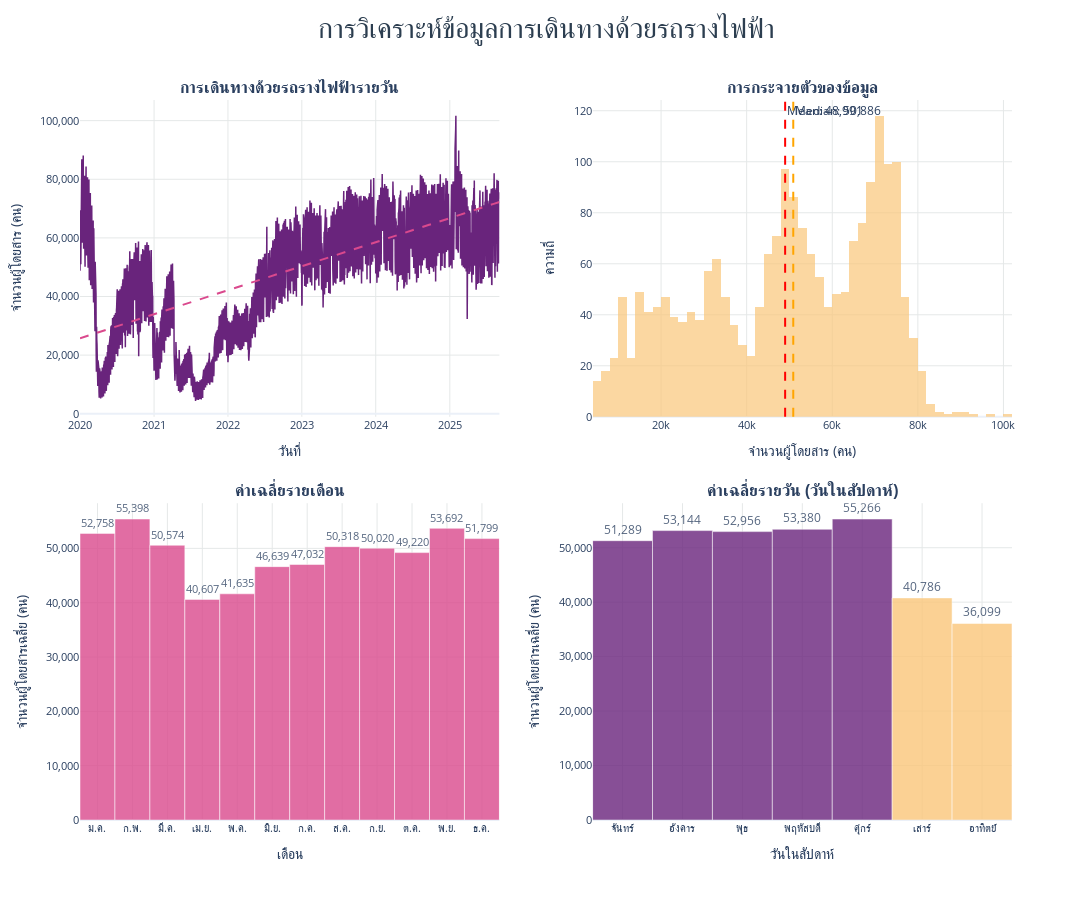

The code cell stored with this chart in its notebook:
### Code cell
# Time series visualization with Plotly Express
import plotly.express as px
import plotly.graph_objects as go
from plotly.subplots import make_subplots

# สร้าง time series data
ts_arl_data = pd.Series(df['รถไฟฟ้า ARL'].values, 
                   index=pd.date_range(start='2020-01-01', 
                                     periods=len(df), 
                                     freq='D'))

# แสดงข้อมูล 5 แถวแรก
print("First 5 rows:")
print(ts_arl_data.head())

# แสดงข้อมูลเชิงสถิติพื้นฐาน
print("\nBasic statistics:")
print(ts_arl_data.describe())

# เตรียมข้อมูลสำหรับ plotly
df_plot = pd.DataFrame({
    'วันที่': ts_arl_data.index,
    'ราง': ts_arl_data.values
})

# เพิ่มข้อมูลการวิเคราะห์
df_plot['เดือน'] = df_plot['วันที่'].dt.month
df_plot['วันในสัปดาห์'] = df_plot['วันที่'].dt.dayofweek
df_plot['ปี'] = df_plot['วันที่'].dt.year

# กำหนดสีธีม
colors = {
    'primary': '#69247C',
    'secondary': '#DA498D', 
    'accent': '#FAC67A',
    'background': '#2C3E50'
}

# สร้าง subplots
fig = make_subplots(
    rows=2, cols=2,
    subplot_titles=[
        '<b>การเดินทางด้วยรถรางไฟฟ้ารายวัน</b>',
        '<b>การกระจายตัวของข้อมูล</b>',
        '<b>ค่าเฉลี่ยรายเดือน</b>',
        '<b>ค่าเฉลี่ยรายวัน (วันในสัปดาห์)</b>'
    ],
    specs=[[{"secondary_y": False}, {"secondary_y": False}],
           [{"secondary_y": False}, {"secondary_y": False}]],
    vertical_spacing=0.12,
    horizontal_spacing=0.1
)

# 1. Time Series หลัก
fig.add_trace(
    go.Scatter(
        x=df_plot['วันที่'],
        y=df_plot['ราง'],
        mode='lines',
        name='จำนวนผู้โดยสาร',
        line=dict(color=colors['primary'], width=1.5),
        hovertemplate='<b>%{x}</b><br>จำนวนผู้โดยสาร: %{y:,.0f} คน<extra></extra>'
    ),
    row=1, col=1
)

# เพิ่ม trend line
z = np.polyfit(range(len(ts_arl_data)), ts_arl_data.values, 1)
trend_line = z[0] * np.arange(len(ts_arl_data)) + z[1]
fig.add_trace(
    go.Scatter(
        x=df_plot['วันที่'],
        y=trend_line,
        mode='lines',
        name=f'Trend: {z[0]:.2f}',
        line=dict(color=colors['secondary'], width=2, dash='dash'),
        hovertemplate='<b>Trend</b><br>%{y:,.0f} คน<extra></extra>'
    ),
    row=1, col=1
)

# 2. Histogram
fig.add_trace(
    go.Histogram(
        x=df_plot['ราง'],
        nbinsx=50,
        name='การกระจายตัว',
        marker_color=colors['accent'],
        opacity=0.7,
        hovertemplate='ช่วง: %{x:,.0f}<br>ความถี่: %{y}<extra></extra>'
    ),
    row=1, col=2
)

# เพิ่มเส้นค่าเฉลี่ยและค่ากลาง
mean_val = ts_arl_data.mean()
median_val = ts_arl_data.median()

fig.add_vline(
    x=mean_val, 
    line=dict(color='red', dash='dash', width=2),
    annotation_text=f'Mean: {mean_val:,.0f}',
    row=1, col=2
)

fig.add_vline(
    x=median_val,
    line=dict(color='orange', dash='dash', width=2), 
    annotation_text=f'Median: {median_val:,.0f}',
    row=1, col=2
)

# 3. Monthly pattern
monthly_data = df_plot.groupby('เดือน')['ราง'].mean()
month_names = ['ม.ค.', 'ก.พ.', 'มี.ค.', 'เม.ย.', 'พ.ค.', 'มิ.ย.',
               'ก.ค.', 'ส.ค.', 'ก.ย.', 'ต.ค.', 'พ.ย.', 'ธ.ค.']

fig.add_trace(
    go.Bar(
        x=month_names,
        y=monthly_data.values,
        name='ค่าเฉลี่ยรายเดือน',
        marker_color=colors['secondary'],
        opacity=0.8,
        text=[f'{v:,.0f}' for v in monthly_data.values],
        textposition='outside',
        hovertemplate='<b>%{x}</b><br>ค่าเฉลี่ย: %{y:,.0f} คน<extra></extra>'
    ),
    row=2, col=1
)

# 4. Weekly pattern
weekly_data = df_plot.groupby('วันในสัปดาห์')['ราง'].mean()
day_names = ['จันทร์', 'อังคาร', 'พุธ', 'พฤหัสบดี', 'ศุกร์', 'เสาร์', 'อาทิตย์']
bar_colors = [colors['primary'] if i < 5 else colors['accent'] for i in range(7)]

fig.add_trace(
    go.Bar(
        x=day_names,
        y=weekly_data.values,
        name='ค่าเฉลี่ยรายวัน',
        marker_color=bar_colors,
        opacity=0.8,
        text=[f'{v:,.0f}' for v in weekly_data.values],
        textposition='outside',
        hovertemplate='<b>%{x}</b><br>ค่าเฉลี่ย: %{y:,.0f} คน<extra></extra>'
    ),
    row=2, col=2
)

# ปรับแต่งกราฟ
fig.update_layout(
    title={
        'text': 'การวิเคราะห์ข้อมูลการเดินทางด้วยรถรางไฟฟ้า',
        'y': 0.98,
        'x': 0.5,
        'xanchor': 'center',
        'yanchor': 'top',
        'font': dict(size=28, color=colors['background'])
    },
    showlegend=False,
    height=900,
    width=1400,
    template='plotly_white',
    plot_bgcolor='white',
    paper_bgcolor='white'
)

# ปรับแต่ง axes
for row in range(1, 3):
    for col in range(1, 3):
        fig.update_xaxes(
            showgrid=True,
            gridwidth=1,
            gridcolor='#E5E8E8',
            tickfont=dict(size=11),
            row=row, col=col
        )
        fig.update_yaxes(
            showgrid=True,
            gridwidth=1,
            gridcolor='#E5E8E8',
            tickfont=dict(size=11),
            tickformat=',d',
            row=row, col=col
        )

# ปรับแต่งชื่อแกน
fig.update_xaxes(title_text='วันที่', title_font=dict(size=14), row=1, col=1)
fig.update_xaxes(title_text='จำนวนผู้โดยสาร (คน)', title_font=dict(size=14), row=1, col=2)
fig.update_xaxes(title_text='เดือน', title_font=dict(size=14), row=2, col=1)
fig.update_xaxes(title_text='วันในสัปดาห์', title_font=dict(size=14), row=2, col=2)

fig.update_yaxes(title_text='จำนวนผู้โดยสาร (คน)', title_font=dict(size=14), row=1, col=1)
fig.update_yaxes(title_text='ความถี่', title_font=dict(size=14), row=1, col=2)
fig.update_yaxes(title_text='จำนวนผู้โดยสารเฉลี่ย (คน)', title_font=dict(size=14), row=2, col=1)
fig.update_yaxes(title_text='จำนวนผู้โดยสารเฉลี่ย (คน)', title_font=dict(size=14), row=2, col=2)

# แสดงกราฟ
fig.show()

# แสดงข้อมูลสถิติเพิ่มเติม
print(f"\n📊 สถิติเพิ่มเติม:")
print(f"• ค่าสูงสุด: {ts_arl_data.max():,.0f} คน (วันที่ {ts_arl_data.idxmax().strftime('%Y-%m-%d')})")
print(f"• ค่าต่ำสุด: {ts_arl_data.min():,.0f} คน (วันที่ {ts_arl_data.idxmin().strftime('%Y-%m-%d')})")
print(f"• ค่าเฉลี่ย: {ts_arl_data.mean():,.0f} คน")
print(f"• ส่วนเบี่ยงเบนมาตรฐาน: {ts_arl_data.std():,.0f} คน")
print(f"• ค่ากลาง: {ts_arl_data.median():,.0f} คน")
print(f"• ช่วงข้อมูล: {ts_arl_data.max() - ts_arl_data.min():,.0f} คน")
print(f"• ค่าเฉลี่ยวันธรรมดา: {weekly_data[:5].mean():,.0f} คน")
print(f"• ค่าเฉลี่ยวันหยุดสุดสัปดาห์: {weekly_data[5:].mean():,.0f} คน")

### Figure 1 — Plotly figure (JSON) as saved in the notebook; plotly's stock layout.template omitted (floating-point values rounded to 4 significant figures; data arrays with more than 128 entries replaced by an {"elided": "..."} marker saying what was removed)
{"data": [{"hovertemplate": "<b>%{x}</b><br>จำนวนผู้โดยสาร: %{y:,.0f} คน<extra></extra>", "line": {"color": "#69247C", "width": 1.5}, "mode": "lines", "name": "จำนวนผู้โดยสาร", "type": "scatter", "x": {"elided": "2073 str values"}, "xaxis": "x", "y": {"elided": "2073 int values"}, "yaxis": "y"}, {"hovertemplate": "<b>Trend</b><br>%{y:,.0f} คน<extra></extra>", "line": {"color": "#DA498D", "dash": "dash", "width": 2}, "mode": "lines", "name": "Trend: 22.44", "type": "scatter", "x": {"elided": "2073 str values"}, "xaxis": "x", "y": {"elided": "2073 float values"}, "yaxis": "y"}, {"hovertemplate": "ช่วง: %{x:,.0f}<br>ความถี่: %{y}<extra></extra>", "marker": {"color": "#FAC67A"}, "name": "การกระจายตัว", "nbinsx": 50, "opacity": 0.7, "type": "histogram", "x": {"elided": "2073 int values"}, "xaxis": "x2", "yaxis": "y2"}, {"hovertemplate": "<b>%{x}</b><br>ค่าเฉลี่ย: %{y:,.0f} คน<extra></extra>", "marker": {"color": "#DA498D"}, "name": "ค่าเฉลี่ยรายเดือน", "opacity": 0.8, "text": ["52,758", "55,398", "50,574", "40,607", "41,635", "46,639", "47,032", "50,318", "50,020", "49,220", "53,692", "51,799"], "textposition": "outside", "type": "bar", "x": ["ม.ค.", "ก.พ.", "มี.ค.", "เม.ย.", "พ.ค.", "มิ.ย.", "ก.ค.", "ส.ค.", "ก.ย.", "ต.ค.", "พ.ย.", "ธ.ค."], "xaxis": "x3", "y": [52760.0, 55400.0, 50570.0, 40610.0, 41630.0, 46640.0, 47030.0, 50320.0, 50020.0, 49220.0, 53690.0, 51800.0], "yaxis": "y3"}, {"hovertemplate": "<b>%{x}</b><br>ค่าเฉลี่ย: %{y:,.0f} คน<extra></extra>", "marker": {"color": ["#69247C", "#69247C", "#69247C", "#69247C", "#69247C", "#FAC67A", "#FAC67A"]}, "name": "ค่าเฉลี่ยรายวัน", "opacity": 0.8, "text": ["51,289", "53,144", "52,956", "53,380", "55,266", "40,786", "36,099"], "textposition": "outside", "type": "bar", "x": ["จันทร์", "อังคาร", "พุธ", "พฤหัสบดี", "ศุกร์", "เสาร์", "อาทิตย์"], "xaxis": "x4", "y": [51290.0, 53140.0, 52960.0, 53380.0, 55270.0, 40790.0, 36100.0], "yaxis": "y4"}], "layout": {"annotations": [{"font": {"size": 16}, "showarrow": false, "text": "<b>การเดินทางด้วยรถรางไฟฟ้ารายวัน</b>", "x": 0.225, "xanchor": "center", "xref": "paper", "y": 1, "yanchor": "bottom", "yref": "paper"}, {"font": {"size": 16}, "showarrow": false, "text": "<b>การกระจายตัวของข้อมูล</b>", "x": 0.775, "xanchor": "center", "xref": "paper", "y": 1, "yanchor": "bottom", "yref": "paper"}, {"font": {"size": 16}, "showarrow": false, "text": "<b>ค่าเฉลี่ยรายเดือน</b>", "x": 0.225, "xanchor": "center", "xref": "paper", "y": 0.44, "yanchor": "bottom", "yref": "paper"}, {"font": {"size": 16}, "showarrow": false, "text": "<b>ค่าเฉลี่ยรายวัน (วันในสัปดาห์)</b>", "x": 0.775, "xanchor": "center", "xref": "paper", "y": 0.44, "yanchor": "bottom", "yref": "paper"}, {"showarrow": false, "text": "Mean: 48,991", "x": 48990.0, "xanchor": "left", "xref": "x2", "y": 1, "yanchor": "top", "yref": "y2 domain"}, {"showarrow": false, "text": "Median: 50,886", "x": 50886, "xanchor": "left", "xref": "x2", "y": 1, "yanchor": "top", "yref": "y2 domain"}], "height": 900, "paper_bgcolor": "white", "plot_bgcolor": "white", "shapes": [{"line": {"color": "red", "dash": "dash", "width": 2}, "type": "line", "x0": 48990.0, "x1": 48990.0, "xref": "x2", "y0": 0, "y1": 1, "yref": "y2 domain"}, {"line": {"color": "orange", "dash": "dash", "width": 2}, "type": "line", "x0": 50886, "x1": 50886, "xref": "x2", "y0": 0, "y1": 1, "yref": "y2 domain"}], "showlegend": false, "title": {"font": {"color": "#2C3E50", "size": 28}, "text": "การวิเคราะห์ข้อมูลการเดินทางด้วยรถรางไฟฟ้า", "x": 0.5, "xanchor": "center", "y": 0.98, "yanchor": "top"}, "width": 1400, "xaxis": {"anchor": "y", "domain": [0, 0.45], "gridcolor": "#E5E8E8", "gridwidth": 1, "showgrid": true, "tickfont": {"size": 11}, "title": {"font": {"size": 14}, "text": "วันที่"}}, "xaxis2": {"anchor": "y2", "domain": [0.55, 1], "gridcolor": "#E5E8E8", "gridwidth": 1, "showgrid": true, "tickfont": {"size": 11}, "title": {"font": {"size": 14}, "text": "จำนวนผู้โดยสาร (คน)"}}, "xaxis3": {"anchor": "y3", "domain": [0, 0.45], "gridcolor": "#E5E8E8", "gridwidth": 1, "showgrid": true, "tickfont": {"size": 11}, "title": {"font": {"size": 14}, "text": "เดือน"}}, "xaxis4": {"anchor": "y4", "domain": [0.55, 1], "gridcolor": "#E5E8E8", "gridwidth": 1, "showgrid": true, "tickfont": {"size": 11}, "title": {"font": {"size": 14}, "text": "วันในสัปดาห์"}}, "yaxis": {"anchor": "x", "domain": [0.56, 1], "gridcolor": "#E5E8E8", "gridwidth": 1, "showgrid": true, "tickfont": {"size": 11}, "tickformat": ",d", "title": {"font": {"size": 14}, "text": "จำนวนผู้โดยสาร (คน)"}}, "yaxis2": {"anchor": "x2", "domain": [0.56, 1], "gridcolor": "#E5E8E8", "gridwidth": 1, "showgrid": true, "tickfont": {"size": 11}, "tickformat": ",d", "title": {"font": {"size": 14}, "text": "ความถี่"}}, "yaxis3": {"anchor": "x3", "domain": [0, 0.44], "gridcolor": "#E5E8E8", "gridwidth": 1, "showgrid": true, "tickfont": {"size": 11}, "tickformat": ",d", "title": {"font": {"size": 14}, "text": "จำนวนผู้โดยสารเฉลี่ย (คน)"}}, "yaxis4": {"anchor": "x4", "domain": [0, 0.44], "gridcolor": "#E5E8E8", "gridwidth": 1, "showgrid": true, "tickfont": {"size": 11}, "tickformat": ",d", "title": {"font": {"size": 14}, "text": "จำนวนผู้โดยสารเฉลี่ย (คน)"}}}}
